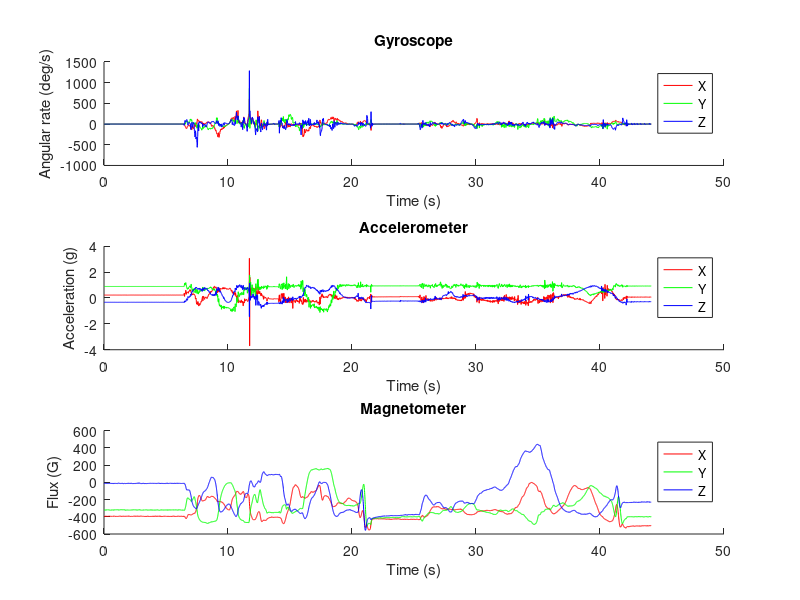

The MATLAB script that drew this image: (Note: this script raises an error after producing the figure.)
clear;clc;
%% read sensor data
newData = importdata('202005100922.txt', '\t', 2);
sampleFrequency=100;
samplePeriod=1/sampleFrequency;

data=newData.data;
datalen=size(data,1);
acc=data(:,1:3); % (g)
gyro=data(:,4:6); % (deg/s)
oangles=data(:,7:9); % (deg)
%Temp=data(:,10);
mag=data(:,11:13);
oq=data(:,14:17);

%% prepare sensor data
time=(1:datalen)';time=time*samplePeriod;
Gyroscope=gyro;
Accelerometer=acc;
Magnetometer=mag;

%% plot sensor data
figure('Name', 'Sensor Data');
axis(1) = subplot(3,1,1);
hold on;
plot(time, Gyroscope(:,1), 'r');
plot(time, Gyroscope(:,2), 'g');
plot(time, Gyroscope(:,3), 'b');
legend('X', 'Y', 'Z');
xlabel('Time (s)');
ylabel('Angular rate (deg/s)');
title('Gyroscope');
hold off;
axis(2) = subplot(3,1,2);
hold on;
plot(time, Accelerometer(:,1), 'r');
plot(time, Accelerometer(:,2), 'g');
plot(time, Accelerometer(:,3), 'b');
legend('X', 'Y', 'Z');
xlabel('Time (s)');
ylabel('Acceleration (g)');
title('Accelerometer');
hold off;
axis(3) = subplot(3,1,3);
hold on;
plot(time, Magnetometer(:,1), 'r');
plot(time, Magnetometer(:,2), 'g');
plot(time, Magnetometer(:,3), 'b');
legend('X', 'Y', 'Z');
xlabel('Time (s)');
ylabel('Flux (G)');
title('Magnetometer');
hold off;
linkaxes(axis, 'x');

%% Process sensor data through algorithm
initBeta=0.6;Beta=0.3;
initTime=5*sampleFrequency;

AHRS = MadgwickAHRS('SamplePeriod', samplePeriod, 'Beta', initBeta);
%AHRS = MahonyAHRS('SamplePeriod', samplePeriod, 'Kp', 0.5);

quaternion = zeros(length(time), 4);

for t = 1:initTime
    AHRS.Update(Gyroscope(t,:) * (pi/180), Accelerometer(t,:), Magnetometer(t,:));	% gyroscope units must be radians
    quaternion(t, :) = AHRS.Quaternion;
end
AHRS.Beta=Beta;
for t = initTime+1:length(time)
    AHRS.Update(Gyroscope(t,:) * (pi/180), Accelerometer(t,:), Magnetometer(t,:));	% gyroscope units must be radians
    quaternion(t, :) = AHRS.Quaternion;
end

%% Plot algorithm output as Euler angles
% The first and third Euler angles in the sequence (phi and psi) become
% unreliable when the middle angles of the sequence (theta) approaches ?90
% degrees. This problem commonly referred to as Gimbal Lock.
% See: http://en.wikipedia.org/wiki/Gimbal_lock

euler = quatern2euler(quaternConj(quaternion)) * (180/pi);	% use conjugate for sensor frame relative to Earth and convert to degrees.

figure('Name', 'Euler Angles');
hold on;
plot(time, euler(:,1), 'r');
plot(time, euler(:,2), 'g');
plot(time, JYcontinuous(euler(:,3)), 'b');
title('Euler angles');
xlabel('Time (s)');
ylabel('Angle (deg)');
legend('\phi', '\theta', '\psi');
hold off;

%% plot JY901 angles as reference

figure('Name', 'JY901 Angles');
hold on;
plot(time, oangles(:,1), 'r');
plot(time, oangles(:,2), 'g');
plot(time, JYcontinuous(oangles(:,3)), 'b');
title('JY901 angles');
xlabel('Time (s)');
ylabel('Angle (deg)');
legend('\phi', '\theta', '\psi');
hold off;

%% plot algorithm output as quaternion

% figure('Name', 'quaternion');
% hold on;
% plot(time, quaternion(:,1), 'r');
% plot(time, quaternion(:,2), 'g');
% plot(time, quaternion(:,3), 'b');
% plot(time, quaternion(:,4), 'k');
% title('quaternion');
% xlabel('Time (s)');
% ylabel('quaternion');
% legend('1', '2', '3','4');
% hold off;

%% plot JY901 quaternion as reference

% figure('Name', 'quaternion');
% hold on;
% plot(time, oq(:,1), 'r');
% plot(time, oq(:,2), 'g');
% plot(time, oq(:,3), 'b');
% plot(time, oq(:,4), 'k');
% title('JY901 quat');
% xlabel('Time (s)');
% ylabel('quaternion');
% legend('1', '2', '3','4');
% hold off;

%% End of script